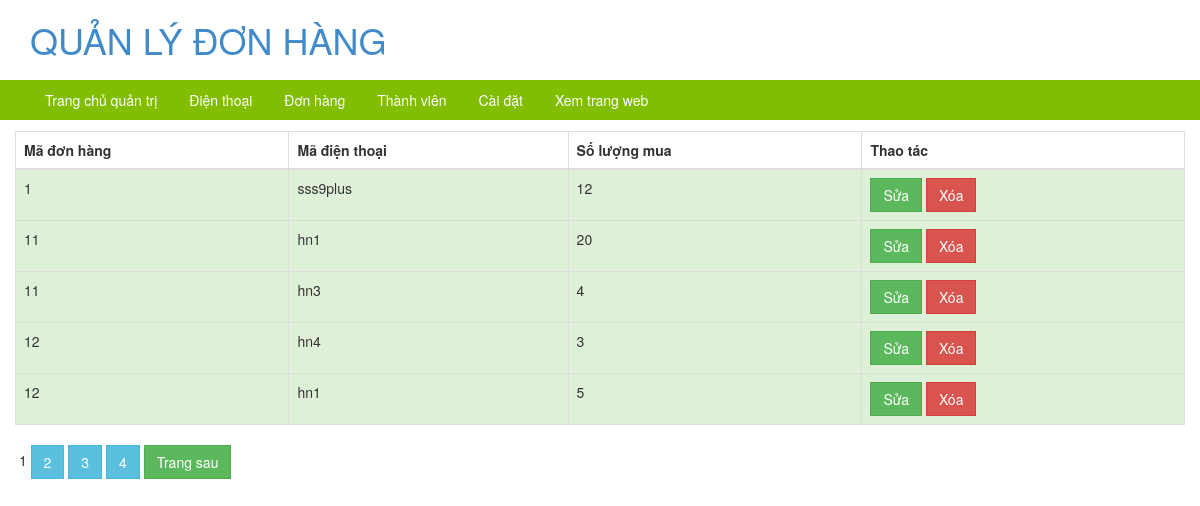
Screenshot of /admin/category.php (signed in) with the database file from the repository.
### tables this page shows
CREATE TABLE `chitietdonhang` (
  `id` int(11) NOT NULL,
  `madienthoai` varchar(20) NOT NULL,
  `soluongmua` int(11) NOT NULL,
  `madonhang` int(11) NOT NULL
);

### admin/category.php (the view, shortened to what this page needs)
<?php
    	include 'head.php';
     ?>
<body>
	<header>
        <div class="container">
	            <a href="#">
					<h1>QUẢN LÝ ĐƠN HÀNG</h1>
	            </a>
        </div>
    </header>
    <?php
    	include 'menu.php';
     ?>
    <section>
    	<div class="container">
    		<div class="row header1">
			  	<div class="col-xs-12 col-md-12">
			  	</div>
			</div>
			<div class="row">
				<table class="table table-striped table-bordered">
		              <thead>
		                <tr>
		                  <th>Mã đơn hàng</th>
		                  <th>Mã điện thoại</th>
		                  <th>Số lượng mua</th>
		                  <th>Thao tác</th>
		                </tr>
		              </thead>
		              <tbody>
		              <?php
		              	if (!isset($_GET['page'])) {
							$page = 1;
						}
						else
						{
							$page = $_REQUEST['page'];
						}
						$vitri = ($page - 1) * 5;
		              	$pdo = Database::connect();
		              	$sql1 = 'select * from chitietdonhang';
		              	if($result = $pdo->query($sql1))
						{
						    $recordnumber = $result->rowCount();
						    if ($recordnumber%5 ==0)
						    {
						    	$pagenumber = $recordnumber/5;
						    }
						    else{
						    	$pagenumber = floor($recordnumber/5) + 1;
						    }
						}
		              	$sql = 'select * from chitietdonhang limit '.$vitri.', 5';
		              	foreach ($pdo->query($sql) as $row) {
		              		echo '<tr class="success">';
		              			echo '<td>'.$row['madonhang'].'</td>';
		              			echo '<td>'.$row['madienthoai'].'</td>';
		              			echo '<td>'.$row['soluongmua'].'</td>';
		              			echo '<td >';
		              			echo '<a class="btn btn-success" href="category_update.php?id='.$row["madonhang"].'">Sửa</a>';
		              			echo '<a class="btn btn-danger" href="category_delete.php?id='.$row["madonhang"].'">Xóa</a>';
		              			echo '</td>';
		              		echo '</tr>';
		              	}
		               ?>
		              </tbody>
	            </table>
	            <?php
					for ($i=1 ; $i<=$pagenumber ; $i++) {
						if ($i == $page) {
						       echo $i;
						}
						else {
						      echo '<a class="btn btn-info" href="category.php?page='.$i.'">'.$i.'</a>';
						}
					}
					if($page<$pagenumber){echo '<a class="btn btn-success" href="category.php?page='.($page+1).'"">Trang sau</a>';}
				?>
			</div>
    	</div>
    </section>
</body>
</html>

### admin/css/product.css (style rules this page uses)
.header1 { margin-top: 10px; }
.btn { border-radius: 0px !important; }

### rows the page displays
chitietdonhang: madonhang "1", madienthoai "sss9plus", soluongmua "12"
chitietdonhang: madonhang "11", madienthoai "hn1", soluongmua "20"
chitietdonhang: madonhang "11", madienthoai "hn3", soluongmua "4"
chitietdonhang: madonhang "12", madienthoai "hn4", soluongmua "3"
chitietdonhang: madonhang "12", madienthoai "hn1", soluongmua "5"
